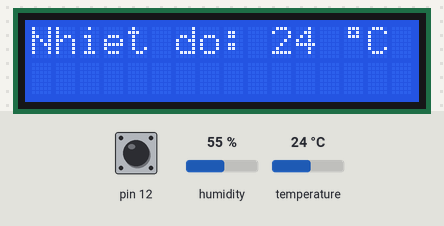
The sketch below on a simulated Arduino Uno, built with avr-gcc and run on an emulated ATmega328P. Shown: 16×2 character LCD. The test bench sets the inputs (shaded band); at power-on: pin 12 HIGH, temperature 24 °C, humidity 55 %.

Above: at 1.2 s.
1.3 s: pin 12 pulled LOW for 0.15 s
At 2.0 s:
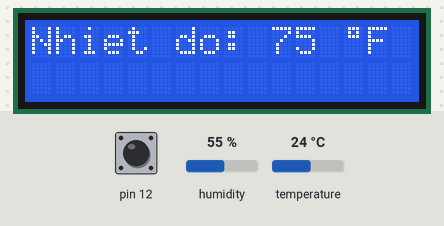
2.9 s: temperature set to 12 °C
At 5.3 s:
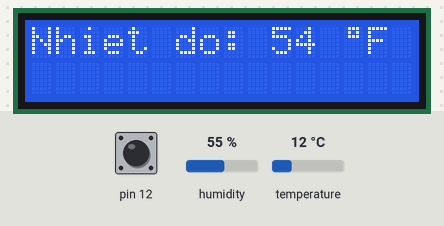
5.6 s: pin 12 pulled LOW for 1 s
At 6.5 s:
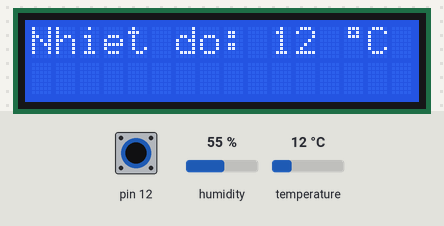
8.1 s: temperature set to 19 °C
At 9.3 s:
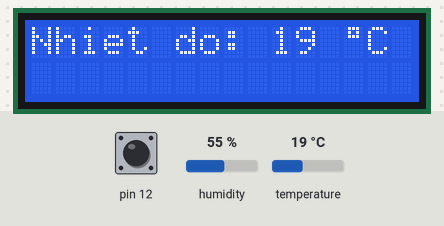
9.7 s: temperature set to 28 °C
At 10.7 s:
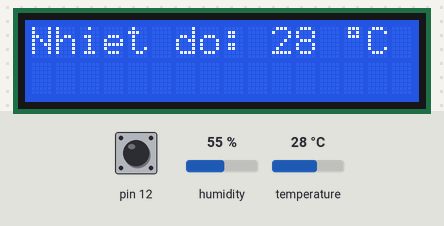
Timing chart, 0 to 12.7 s (numbered marks = the images above; inputs shaded):
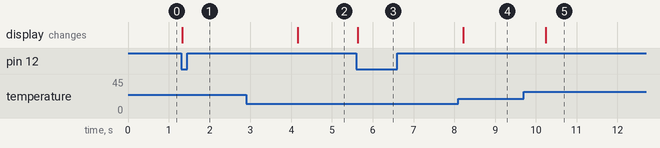

The sketch:

lab_3.ino
```cpp
#include <DHT.h>
#include <Wire.h>
#include <LiquidCrystal_I2C.h>
#include <PinButton.h>

// Create a new button object, listening on pin 5.
PinButton myButton(12);

LiquidCrystal_I2C lcd(0x27,16,2);

const int DHTPIN = 2;
const int DHTTYPE = DHT11;
DHT dht(DHTPIN, DHTTYPE);

int lcdState = HIGH;

int isOn = true;

byte degree[8] = {
  0B01110,
  0B01010,
  0B01110,
  0B00000,
  0B00000,
  0B00000,
  0B00000,
  0B00000
};

void setup() {
  lcd.init();
  lcd.backlight();

  lcd.print("Nhiet do: ");
  lcd.setCursor(0,1);

  lcd.createChar(1, degree);
  // pinMode(buttonPin, 4);

  dht.begin();

  Serial.begin(9600);
}

void loop() {
  float t = dht.readTemperature();

  myButton.update();

  if (myButton.isClick()) {
    lcdState = !lcdState;
  }

  if (myButton.isDoubleClick()) {
    lcd.setCursor(0,0);
    for (int i = 0; i <= 20; i++) {
      lcd.print(" ");
    }
    lcd.noBacklight();
    isOn = false;
  }

  if (lcdState == HIGH && isOn == true) {
    if (isnan(t)) {
    }
    else {
      lcd.setCursor(10,0);
      lcd.print(round(t));
      lcd.print(" ");
      lcd.write(1);
      lcd.print("C");
      lcd.print(" ");

      lcd.setCursor(10,1);
    }
  }
  if (lcdState == LOW && isOn == true) {
    if (isnan(t)) {
    }
    else {
      lcd.setCursor(10,0);
      lcd.print(round(t*1.8) + 32);
      lcd.print(" ");
      lcd.write(1);
      lcd.print("F");

      lcd.setCursor(10,1);
    }
  }
}
```

Measured:
- after the input at 1.3 s, the display: changes at once (image 1)
- after the input at 2.9 s, the display: changes after 1.3 s (image 2)
- after the input at 5.6 s, the display: changes at once (image 3)
- after the input at 8.1 s, the display: changes after 0.12 s (image 4)
- after the input at 9.7 s, the display: changes after 0.55 s (image 5)
